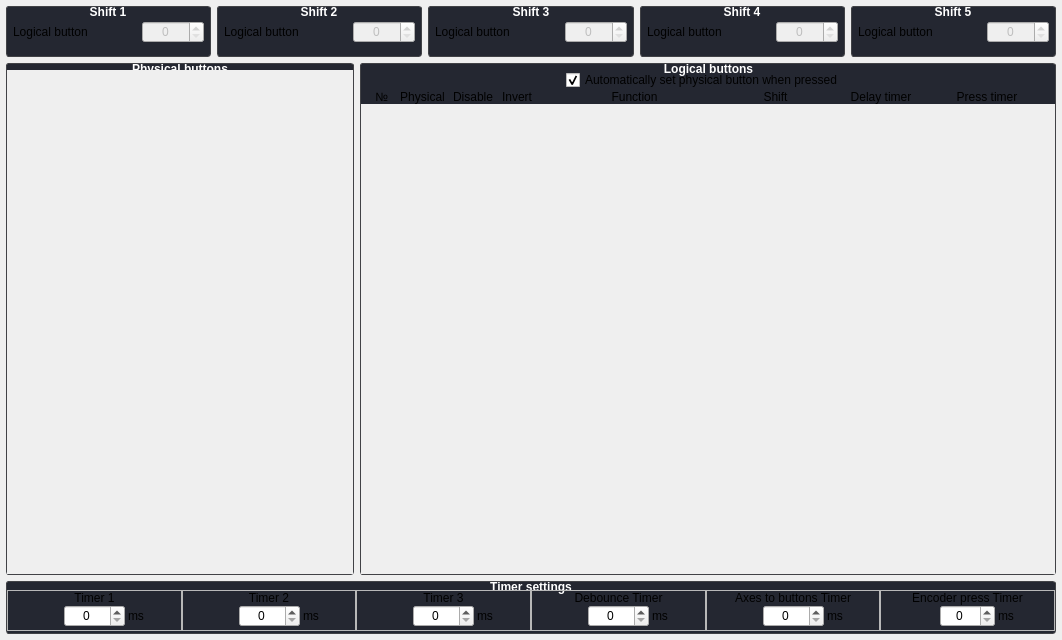
<?xml version="1.0" encoding="UTF-8"?>
<ui version="4.0">
 <class>ButtonConfig</class>
 <widget class="QWidget" name="ButtonConfig">
  <property name="geometry">
   <rect>
    <x>0</x>
    <y>0</y>
    <width>1062</width>
    <height>640</height>
   </rect>
  </property>
  <property name="minimumSize">
   <size>
    <width>0</width>
    <height>25</height>
   </size>
  </property>
  <property name="windowTitle">
   <string>Form</string>
  </property>
  <property name="styleSheet">
   <string notr="true">QGroupBox {
    font-weight: bold;
    background: rgb(36, 39, 49); /* FLAT_BLACK */
    border: 1px solid rgb(65, 66, 70); /* subtle outline */
    border-radius: 3px;
    margin-top: 2ex;
    padding: 6px 0px 0px 0px;
}

QGroupBox::title {
    color: white;
    subcontrol-position: top center;
    subcontrol-origin: margin;
    left: -3px;
    padding: -2px 0px 0px 2px;
    background: transparent; /* or rgb(36, 39, 49) if you want solid */
}</string>
  </property>
  <layout class="QGridLayout" name="gridLayout" rowstretch="1,10,1" columnstretch="5,10">
   <property name="leftMargin">
    <number>6</number>
   </property>
   <property name="topMargin">
    <number>6</number>
   </property>
   <property name="rightMargin">
    <number>6</number>
   </property>
   <property name="bottomMargin">
    <number>6</number>
   </property>
   <item row="0" column="0" colspan="2">
    <layout class="QHBoxLayout" name="horizontalLayout">
     <property name="rightMargin">
      <number>0</number>
     </property>
     <item>
      <widget class="QGroupBox" name="groupBox_Shift1">
       <property name="title">
        <string>Shift 1</string>
       </property>
       <layout class="QHBoxLayout" name="horizontalLayout_3" stretch="2,1">
        <property name="leftMargin">
         <number>6</number>
        </property>
        <property name="topMargin">
         <number>4</number>
        </property>
        <property name="rightMargin">
         <number>6</number>
        </property>
        <item>
         <widget class="QLabel" name="text_shift1_logicalButton">
          <property name="text">
           <string>Logical button</string>
          </property>
         </widget>
        </item>
        <item>
         <widget class="QSpinBox" name="spinBox_Shift1">
          <property name="enabled">
           <bool>false</bool>
          </property>
          <property name="alignment">
           <set>Qt::AlignmentFlag::AlignCenter</set>
          </property>
          <property name="maximum">
           <number>128</number>
          </property>
         </widget>
        </item>
       </layout>
      </widget>
     </item>
     <item>
      <widget class="QGroupBox" name="groupBox_Shift2">
       <property name="title">
        <string>Shift 2</string>
       </property>
       <layout class="QHBoxLayout" name="horizontalLayout_2" stretch="2,1">
        <property name="leftMargin">
         <number>6</number>
        </property>
        <property name="topMargin">
         <number>4</number>
        </property>
        <property name="rightMargin">
         <number>6</number>
        </property>
        <item>
         <widget class="QLabel" name="text_shift2_logicalButton">
          <property name="text">
           <string>Logical button</string>
          </property>
         </widget>
        </item>
        <item>
         <widget class="QSpinBox" name="spinBox_Shift2">
          <property name="enabled">
           <bool>false</bool>
          </property>
          <property name="alignment">
           <set>Qt::AlignmentFlag::AlignCenter</set>
          </property>
          <property name="maximum">
           <number>128</number>
          </property>
         </widget>
        </item>
       </layout>
      </widget>
     </item>
     <item>
      <widget class="QGroupBox" name="groupBox_Shift3">
       <property name="title">
        <string>Shift 3</string>
       </property>
       <layout class="QHBoxLayout" name="horizontalLayout_4" stretch="2,1">
        <property name="leftMargin">
         <number>6</number>
        </property>
        <property name="topMargin">
         <number>4</number>
        </property>
        <property name="rightMargin">
         <number>6</number>
        </property>
        <item>
         <widget class="QLabel" name="text_shift3_logicalButton">
          <property name="text">
           <string>Logical button</string>
          </property>
         </widget>
        </item>
        <item>
         <widget class="QSpinBox" name="spinBox_Shift3">
          <property name="enabled">
           <bool>false</bool>
          </property>
          <property name="alignment">
           <set>Qt::AlignmentFlag::AlignCenter</set>
          </property>
          <property name="maximum">
           <number>128</number>
          </property>
         </widget>
        </item>
       </layout>
      </widget>
     </item>
     <item>
      <widget class="QGroupBox" name="groupBox_Shift4">
       <property name="title">
        <string>Shift 4</string>
       </property>
       <layout class="QHBoxLayout" name="horizontalLayout_5" stretch="2,1">
        <property name="leftMargin">
         <number>6</number>
        </property>
        <property name="topMargin">
         <number>4</number>
        </property>
        <property name="rightMargin">
         <number>6</number>
        </property>
        <item>
         <widget class="QLabel" name="text_shift4_logicalButton">
          <property name="text">
           <string>Logical button</string>
          </property>
         </widget>
        </item>
        <item>
         <widget class="QSpinBox" name="spinBox_Shift4">
          <property name="enabled">
           <bool>false</bool>
          </property>
          <property name="alignment">
           <set>Qt::AlignmentFlag::AlignCenter</set>
          </property>
          <property name="maximum">
           <number>128</number>
          </property>
         </widget>
        </item>
       </layout>
      </widget>
     </item>
     <item>
      <widget class="QGroupBox" name="groupBox_Shift5">
       <property name="title">
        <string>Shift 5</string>
       </property>
       <layout class="QHBoxLayout" name="horizontalLayout_6" stretch="2,1">
        <property name="leftMargin">
         <number>6</number>
        </property>
        <property name="topMargin">
         <number>4</number>
        </property>
        <property name="rightMargin">
         <number>6</number>
        </property>
        <item>
         <widget class="QLabel" name="text_shift5_logicalButton">
          <property name="text">
           <string>Logical button</string>
          </property>
         </widget>
        </item>
        <item>
         <widget class="QSpinBox" name="spinBox_Shift5">
          <property name="enabled">
           <bool>false</bool>
          </property>
          <property name="alignment">
           <set>Qt::AlignmentFlag::AlignCenter</set>
          </property>
          <property name="maximum">
           <number>128</number>
          </property>
         </widget>
        </item>
       </layout>
      </widget>
     </item>
    </layout>
   </item>
   <item row="1" column="1">
    <widget class="QGroupBox" name="groupBox_LogicalButtons">
     <property name="title">
      <string>Logical buttons</string>
     </property>
     <layout class="QGridLayout" name="gridLayout_2" columnstretch="4,6,5,1,5,20,12,12,12,0">
      <property name="leftMargin">
       <number>0</number>
      </property>
      <property name="topMargin">
       <number>0</number>
      </property>
      <property name="rightMargin">
       <number>0</number>
      </property>
      <property name="bottomMargin">
       <number>0</number>
      </property>
      <property name="spacing">
       <number>0</number>
      </property>
      <item row="1" column="6">
       <widget class="QLabel" name="label_4">
        <property name="text">
         <string>Shift</string>
        </property>
        <property name="alignment">
         <set>Qt::AlignmentFlag::AlignBottom|Qt::AlignmentFlag::AlignHCenter</set>
        </property>
       </widget>
      </item>
      <item row="1" column="7">
       <widget class="QLabel" name="label_3">
        <property name="text">
         <string>Delay timer</string>
        </property>
        <property name="alignment">
         <set>Qt::AlignmentFlag::AlignBottom|Qt::AlignmentFlag::AlignHCenter</set>
        </property>
       </widget>
      </item>
      <item row="1" column="8">
       <widget class="QLabel" name="label_2">
        <property name="text">
         <string>Press timer</string>
        </property>
        <property name="alignment">
         <set>Qt::AlignmentFlag::AlignBottom|Qt::AlignmentFlag::AlignHCenter</set>
        </property>
       </widget>
      </item>
      <item row="1" column="1">
       <widget class="QLabel" name="label_8">
        <property name="text">
         <string>Physical</string>
        </property>
        <property name="alignment">
         <set>Qt::AlignmentFlag::AlignBottom|Qt::AlignmentFlag::AlignHCenter</set>
        </property>
       </widget>
      </item>
      <item row="1" column="9">
       <widget class="QLabel" name="label_9">
        <property name="minimumSize">
         <size>
          <width>15</width>
          <height>0</height>
         </size>
        </property>
        <property name="text">
         <string/>
        </property>
       </widget>
      </item>
      <item row="1" column="5">
       <widget class="QLabel" name="label_5">
        <property name="text">
         <string>Function</string>
        </property>
        <property name="alignment">
         <set>Qt::AlignmentFlag::AlignBottom|Qt::AlignmentFlag::AlignHCenter</set>
        </property>
       </widget>
      </item>
      <item row="1" column="4">
       <widget class="QLabel" name="label_6">
        <property name="text">
         <string>Invert</string>
        </property>
        <property name="alignment">
         <set>Qt::AlignmentFlag::AlignBottom|Qt::AlignmentFlag::AlignLeading|Qt::AlignmentFlag::AlignLeft</set>
        </property>
       </widget>
      </item>
      <item row="1" column="3">
       <widget class="QLabel" name="label_10">
        <property name="text">
         <string/>
        </property>
       </widget>
      </item>
      <item row="1" column="0">
       <widget class="QLabel" name="label">
        <property name="text">
         <string notr="true">  №</string>
        </property>
        <property name="alignment">
         <set>Qt::AlignmentFlag::AlignBottom|Qt::AlignmentFlag::AlignHCenter</set>
        </property>
       </widget>
      </item>
      <item row="1" column="2">
       <widget class="QLabel" name="label_7">
        <property name="text">
         <string>Disable</string>
        </property>
        <property name="alignment">
         <set>Qt::AlignmentFlag::AlignBottom|Qt::AlignmentFlag::AlignRight|Qt::AlignmentFlag::AlignTrailing</set>
        </property>
       </widget>
      </item>
      <item row="0" column="0" colspan="10">
       <layout class="QHBoxLayout" name="horizontalLayout_7" stretch="1,0,0,1">
        <property name="spacing">
         <number>0</number>
        </property>
        <property name="leftMargin">
         <number>0</number>
        </property>
        <property name="rightMargin">
         <number>0</number>
        </property>
        <item>
         <spacer name="horizontalSpacer_7">
          <property name="orientation">
           <enum>Qt::Orientation::Horizontal</enum>
          </property>
          <property name="sizeHint" stdset="0">
           <size>
            <width>40</width>
            <height>20</height>
           </size>
          </property>
         </spacer>
        </item>
        <item>
         <widget class="QCheckBox" name="checkBox_AutoPhysBut">
          <property name="toolTip">
           <string>&lt;html&gt;&lt;head/&gt;&lt;body&gt;&lt;p&gt;Press a physical button for assigning it to a logical one.&lt;/p&gt;&lt;/body&gt;&lt;/html&gt;</string>
          </property>
          <property name="text">
           <string>Automatically set physical button when pressed</string>
          </property>
          <property name="checked">
           <bool>true</bool>
          </property>
         </widget>
        </item>
        <item>
         <widget class="InfoLabel" name="info_AutoPhysBut">
          <property name="toolTip">
           <string>&lt;html&gt;&lt;head/&gt;&lt;body&gt;&lt;p&gt;Press a physical button for assigning it to a logical one.&lt;/p&gt;&lt;/body&gt;&lt;/html&gt;</string>
          </property>
          <property name="text">
           <string/>
          </property>
         </widget>
        </item>
        <item>
         <spacer name="horizontalSpacer_8">
          <property name="orientation">
           <enum>Qt::Orientation::Horizontal</enum>
          </property>
          <property name="sizeHint" stdset="0">
           <size>
            <width>40</width>
            <height>20</height>
           </size>
          </property>
         </spacer>
        </item>
       </layout>
      </item>
      <item row="2" column="0" colspan="10">
       <widget class="QScrollArea" name="scrollArea_LogButtons">
        <property name="frameShape">
         <enum>QFrame::Shape::NoFrame</enum>
        </property>
        <property name="lineWidth">
         <number>0</number>
        </property>
        <property name="widgetResizable">
         <bool>true</bool>
        </property>
        <widget class="QWidget" name="scrollAreaWidgetContents">
         <property name="geometry">
          <rect>
           <x>0</x>
           <y>0</y>
           <width>695</width>
           <height>458</height>
          </rect>
         </property>
         <property name="autoFillBackground">
          <bool>true</bool>
         </property>
         <layout class="QVBoxLayout" name="layoutV_LogicalButton">
          <property name="spacing">
           <number>0</number>
          </property>
          <property name="leftMargin">
           <number>0</number>
          </property>
          <property name="topMargin">
           <number>0</number>
          </property>
          <property name="rightMargin">
           <number>0</number>
          </property>
          <property name="bottomMargin">
           <number>0</number>
          </property>
         </layout>
        </widget>
       </widget>
      </item>
     </layout>
    </widget>
   </item>
   <item row="1" column="0">
    <widget class="QGroupBox" name="groupBox_PhysicalButtons">
     <property name="title">
      <string>Physical buttons</string>
     </property>
     <layout class="QGridLayout" name="gridLayout_4">
      <property name="leftMargin">
       <number>0</number>
      </property>
      <property name="topMargin">
       <number>0</number>
      </property>
      <property name="rightMargin">
       <number>0</number>
      </property>
      <property name="bottomMargin">
       <number>0</number>
      </property>
      <property name="spacing">
       <number>0</number>
      </property>
      <item row="0" column="0">
       <widget class="QScrollArea" name="scrollArea_2">
        <property name="frameShape">
         <enum>QFrame::Shape::NoFrame</enum>
        </property>
        <property name="frameShadow">
         <enum>QFrame::Shadow::Sunken</enum>
        </property>
        <property name="lineWidth">
         <number>0</number>
        </property>
        <property name="widgetResizable">
         <bool>true</bool>
        </property>
        <widget class="QWidget" name="scrollAreaWidgetContents_2">
         <property name="geometry">
          <rect>
           <x>0</x>
           <y>0</y>
           <width>347</width>
           <height>492</height>
          </rect>
         </property>
         <layout class="QGridLayout" name="layoutG_PhysicalButton"/>
        </widget>
       </widget>
      </item>
     </layout>
    </widget>
   </item>
   <item row="2" column="0" colspan="2">
    <widget class="QGroupBox" name="groupBox_TimerSettings">
     <property name="title">
      <string>Timer settings</string>
     </property>
     <property name="alignment">
      <set>Qt::AlignmentFlag::AlignCenter</set>
     </property>
     <layout class="QGridLayout" name="gridLayout_3">
      <property name="leftMargin">
       <number>0</number>
      </property>
      <property name="topMargin">
       <number>2</number>
      </property>
      <property name="rightMargin">
       <number>0</number>
      </property>
      <property name="bottomMargin">
       <number>2</number>
      </property>
      <property name="spacing">
       <number>0</number>
      </property>
      <item row="3" column="0">
       <widget class="QFrame" name="frame">
        <property name="frameShape">
         <enum>QFrame::Shape::StyledPanel</enum>
        </property>
        <property name="frameShadow">
         <enum>QFrame::Shadow::Sunken</enum>
        </property>
        <layout class="QGridLayout" name="gridLayout_5" columnstretch="1,1,1">
         <property name="leftMargin">
          <number>1</number>
         </property>
         <property name="topMargin">
          <number>0</number>
         </property>
         <property name="rightMargin">
          <number>1</number>
         </property>
         <property name="bottomMargin">
          <number>3</number>
         </property>
         <property name="horizontalSpacing">
          <number>3</number>
         </property>
         <property name="verticalSpacing">
          <number>0</number>
         </property>
         <item row="1" column="0">
          <spacer name="horizontalSpacer">
           <property name="orientation">
            <enum>Qt::Orientation::Horizontal</enum>
           </property>
           <property name="sizeHint" stdset="0">
            <size>
             <width>40</width>
             <height>20</height>
            </size>
           </property>
          </spacer>
         </item>
         <item row="1" column="1">
          <widget class="QSpinBox" name="spinBox_Timer1">
           <property name="maximumSize">
            <size>
             <width>70</width>
             <height>16777215</height>
            </size>
           </property>
           <property name="alignment">
            <set>Qt::AlignmentFlag::AlignCenter</set>
           </property>
           <property name="maximum">
            <number>65535</number>
           </property>
          </widget>
         </item>
         <item row="0" column="0" colspan="3">
          <widget class="QLabel" name="text_timer1">
           <property name="text">
            <string>Timer 1</string>
           </property>
           <property name="alignment">
            <set>Qt::AlignmentFlag::AlignCenter</set>
           </property>
          </widget>
         </item>
         <item row="1" column="2">
          <widget class="QLabel" name="text_ms">
           <property name="sizePolicy">
            <sizepolicy hsizetype="Minimum" vsizetype="Preferred">
             <horstretch>0</horstretch>
             <verstretch>0</verstretch>
            </sizepolicy>
           </property>
           <property name="text">
            <string>ms</string>
           </property>
          </widget>
         </item>
        </layout>
       </widget>
      </item>
      <item row="3" column="1">
       <widget class="QFrame" name="frame_2">
        <property name="frameShape">
         <enum>QFrame::Shape::StyledPanel</enum>
        </property>
        <property name="frameShadow">
         <enum>QFrame::Shadow::Sunken</enum>
        </property>
        <layout class="QGridLayout" name="gridLayout_6" columnstretch="1,1,1">
         <property name="leftMargin">
          <number>1</number>
         </property>
         <property name="topMargin">
          <number>0</number>
         </property>
         <property name="rightMargin">
          <number>1</number>
         </property>
         <property name="bottomMargin">
          <number>3</number>
         </property>
         <property name="horizontalSpacing">
          <number>3</number>
         </property>
         <property name="verticalSpacing">
          <number>0</number>
         </property>
         <item row="1" column="0">
          <spacer name="horizontalSpacer_2">
           <property name="orientation">
            <enum>Qt::Orientation::Horizontal</enum>
           </property>
           <property name="sizeHint" stdset="0">
            <size>
             <width>40</width>
             <height>20</height>
            </size>
           </property>
          </spacer>
         </item>
         <item row="1" column="1">
          <widget class="QSpinBox" name="spinBox_Timer2">
           <property name="maximumSize">
            <size>
             <width>70</width>
             <height>16777215</height>
            </size>
           </property>
           <property name="alignment">
            <set>Qt::AlignmentFlag::AlignCenter</set>
           </property>
           <property name="maximum">
            <number>65535</number>
           </property>
          </widget>
         </item>
         <item row="0" column="0" colspan="3">
          <widget class="QLabel" name="text_timer2">
           <property name="text">
            <string>Timer 2</string>
           </property>
           <property name="alignment">
            <set>Qt::AlignmentFlag::AlignCenter</set>
           </property>
          </widget>
         </item>
         <item row="1" column="2">
          <widget class="QLabel" name="text_ms_2">
           <property name="text">
            <string>ms</string>
           </property>
          </widget>
         </item>
        </layout>
       </widget>
      </item>
      <item row="3" column="2">
       <widget class="QFrame" name="frame_3">
        <property name="frameShape">
         <enum>QFrame::Shape::StyledPanel</enum>
        </property>
        <property name="frameShadow">
         <enum>QFrame::Shadow::Sunken</enum>
        </property>
        <layout class="QGridLayout" name="gridLayout_7" columnstretch="1,1,1">
         <property name="leftMargin">
          <number>1</number>
         </property>
         <property name="topMargin">
          <number>0</number>
         </property>
         <property name="rightMargin">
          <number>1</number>
         </property>
         <property name="bottomMargin">
          <number>3</number>
         </property>
         <property name="horizontalSpacing">
          <number>3</number>
         </property>
         <property name="verticalSpacing">
          <number>0</number>
         </property>
         <item row="1" column="1">
          <widget class="QSpinBox" name="spinBox_Timer3">
           <property name="maximumSize">
            <size>
             <width>70</width>
             <height>16777215</height>
            </size>
           </property>
           <property name="alignment">
            <set>Qt::AlignmentFlag::AlignCenter</set>
           </property>
           <property name="maximum">
            <number>65535</number>
           </property>
          </widget>
         </item>
         <item row="1" column="0">
          <spacer name="horizontalSpacer_3">
           <property name="orientation">
            <enum>Qt::Orientation::Horizontal</enum>
           </property>
           <property name="sizeHint" stdset="0">
            <size>
             <width>40</width>
             <height>20</height>
            </size>
           </property>
          </spacer>
         </item>
         <item row="0" column="0" colspan="3">
          <widget class="QLabel" name="text_timer3">
           <property name="text">
            <string>Timer 3</string>
           </property>
           <property name="alignment">
            <set>Qt::AlignmentFlag::AlignCenter</set>
           </property>
          </widget>
         </item>
         <item row="1" column="2">
          <widget class="QLabel" name="text_ms_3">
           <property name="text">
            <string>ms</string>
           </property>
          </widget>
         </item>
        </layout>
       </widget>
      </item>
      <item row="3" column="3">
       <widget class="QFrame" name="frame_4">
        <property name="frameShape">
         <enum>QFrame::Shape::StyledPanel</enum>
        </property>
        <property name="frameShadow">
         <enum>QFrame::Shadow::Sunken</enum>
        </property>
        <layout class="QGridLayout" name="gridLayout_8" columnstretch="1,1,1">
         <property name="leftMargin">
          <number>1</number>
         </property>
         <property name="topMargin">
          <number>0</number>
         </property>
         <property name="rightMargin">
          <number>1</number>
         </property>
         <property name="bottomMargin">
          <number>3</number>
         </property>
         <property name="horizontalSpacing">
          <number>3</number>
         </property>
         <property name="verticalSpacing">
          <number>0</number>
         </property>
         <item row="1" column="1">
          <widget class="QSpinBox" name="spinBox_DebounceTimer">
           <property name="maximumSize">
            <size>
             <width>70</width>
             <height>16777215</height>
            </size>
           </property>
           <property name="alignment">
            <set>Qt::AlignmentFlag::AlignCenter</set>
           </property>
           <property name="maximum">
            <number>65535</number>
           </property>
          </widget>
         </item>
         <item row="1" column="0">
          <spacer name="horizontalSpacer_4">
           <property name="orientation">
            <enum>Qt::Orientation::Horizontal</enum>
           </property>
           <property name="sizeHint" stdset="0">
            <size>
             <width>40</width>
             <height>20</height>
            </size>
           </property>
          </spacer>
         </item>
         <item row="0" column="0" colspan="3">
          <widget class="QLabel" name="text_debounceTimer">
           <property name="text">
            <string>Debounce Timer</string>
           </property>
           <property name="alignment">
            <set>Qt::AlignmentFlag::AlignCenter</set>
           </property>
          </widget>
         </item>
         <item row="1" column="2">
          <widget class="QLabel" name="text_ms_4">
           <property name="text">
            <string>ms</string>
           </property>
          </widget>
         </item>
        </layout>
       </widget>
      </item>
      <item row="3" column="4">
       <widget class="QFrame" name="frame_6">
        <property name="frameShape">
         <enum>QFrame::Shape::StyledPanel</enum>
        </property>
        <property name="frameShadow">
         <enum>QFrame::Shadow::Sunken</enum>
        </property>
        <layout class="QGridLayout" name="gridLayout_9" columnstretch="1,1,1">
         <property name="leftMargin">
          <number>1</number>
         </property>
         <property name="topMargin">
          <number>0</number>
         </property>
         <property name="rightMargin">
          <number>1</number>
         </property>
         <property name="bottomMargin">
          <number>3</number>
         </property>
         <property name="horizontalSpacing">
          <number>3</number>
         </property>
         <property name="verticalSpacing">
          <number>0</number>
         </property>
         <item row="1" column="0">
          <spacer name="horizontalSpacer_5">
           <property name="orientation">
            <enum>Qt::Orientation::Horizontal</enum>
           </property>
           <property name="sizeHint" stdset="0">
            <size>
             <width>40</width>
             <height>20</height>
            </size>
           </property>
          </spacer>
         </item>
         <item row="1" column="1">
          <widget class="QSpinBox" name="spinBox_A2bDebounce">
           <property name="maximumSize">
            <size>
             <width>70</width>
             <height>16777215</height>
            </size>
           </property>
           <property name="alignment">
            <set>Qt::AlignmentFlag::AlignCenter</set>
           </property>
           <property name="maximum">
            <number>65535</number>
           </property>
          </widget>
         </item>
         <item row="0" column="0" colspan="3">
          <widget class="QLabel" name="label_11">
           <property name="text">
            <string>Axes to buttons Timer</string>
           </property>
           <property name="alignment">
            <set>Qt::AlignmentFlag::AlignCenter</set>
           </property>
          </widget>
         </item>
         <item row="1" column="2">
          <widget class="QLabel" name="label_12">
           <property name="text">
            <string>ms</string>
           </property>
          </widget>
         </item>
        </layout>
       </widget>
      </item>
      <item row="3" column="5">
       <widget class="QFrame" name="frame_5">
        <property name="frameShape">
         <enum>QFrame::Shape::StyledPanel</enum>
        </property>
        <property name="frameShadow">
         <enum>QFrame::Shadow::Sunken</enum>
        </property>
        <layout class="QGridLayout" name="gridLayout_10" columnstretch="1,1,1">
         <property name="leftMargin">
          <number>1</number>
         </property>
         <property name="topMargin">
          <number>0</number>
         </property>
         <property name="rightMargin">
          <number>1</number>
         </property>
         <property name="bottomMargin">
          <number>3</number>
         </property>
         <property name="horizontalSpacing">
          <number>3</number>
         </property>
         <property name="verticalSpacing">
          <number>0</number>
         </property>
         <item row="1" column="1">
          <widget class="QSpinBox" name="spinBox_EncoderPressTimer">
           <property name="maximumSize">
            <size>
             <width>70</width>
             <height>16777215</height>
            </size>
           </property>
           <property name="alignment">
            <set>Qt::AlignmentFlag::AlignCenter</set>
           </property>
           <property name="maximum">
            <number>255</number>
           </property>
          </widget>
         </item>
         <item row="1" column="0">
          <spacer name="horizontalSpacer_6">
           <property name="orientation">
            <enum>Qt::Orientation::Horizontal</enum>
           </property>
           <property name="sizeHint" stdset="0">
            <size>
             <width>40</width>
             <height>20</height>
            </size>
           </property>
          </spacer>
         </item>
         <item row="0" column="0" colspan="3">
          <widget class="QLabel" name="text_encoderPressTimer">
           <property name="text">
            <string>Encoder press Timer</string>
           </property>
           <property name="alignment">
            <set>Qt::AlignmentFlag::AlignCenter</set>
           </property>
          </widget>
         </item>
         <item row="1" column="2">
          <widget class="QLabel" name="text_ms_5">
           <property name="text">
            <string>ms</string>
           </property>
          </widget>
         </item>
        </layout>
       </widget>
      </item>
     </layout>
    </widget>
   </item>
  </layout>
 </widget>
 <customwidgets>
  <customwidget>
   <class>InfoLabel</class>
   <extends>QLabel</extends>
   <header>infolabel.h</header>
  </customwidget>
 </customwidgets>
 <resources/>
 <connections/>
</ui>
